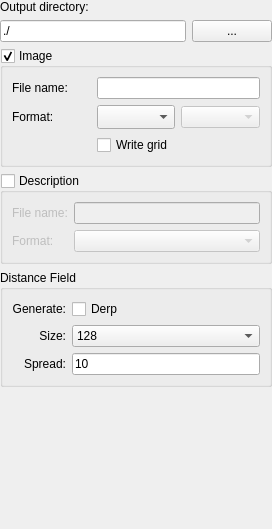
<?xml version="1.0" encoding="UTF-8"?>
<ui version="4.0">
 <class>OutputFrame</class>
 <widget class="QWidget" name="OutputFrame">
  <property name="geometry">
   <rect>
    <x>0</x>
    <y>0</y>
    <width>272</width>
    <height>529</height>
   </rect>
  </property>
  <property name="sizePolicy">
   <sizepolicy hsizetype="Minimum" vsizetype="Minimum">
    <horstretch>0</horstretch>
    <verstretch>0</verstretch>
   </sizepolicy>
  </property>
  <property name="windowTitle">
   <string>Frame</string>
  </property>
  <property name="locale">
   <locale language="English" country="UnitedStates"/>
  </property>
  <layout class="QGridLayout" name="gridLayout">
   <property name="sizeConstraint">
    <enum>QLayout::SetMinimumSize</enum>
   </property>
   <property name="leftMargin">
    <number>0</number>
   </property>
   <property name="topMargin">
    <number>0</number>
   </property>
   <property name="rightMargin">
    <number>0</number>
   </property>
   <property name="bottomMargin">
    <number>0</number>
   </property>
   <item row="2" column="0" colspan="2">
    <widget class="QGroupBox" name="groupBoxImage">
     <property name="title">
      <string>Image</string>
     </property>
     <property name="checkable">
      <bool>true</bool>
     </property>
     <layout class="QGridLayout" name="gridLayout_2">
      <item row="0" column="1" colspan="2">
       <widget class="QLineEdit" name="lineEditImageFilename"/>
      </item>
      <item row="0" column="0">
       <widget class="QLabel" name="label_2">
        <property name="text">
         <string>File name:</string>
        </property>
        <property name="buddy">
         <cstring>lineEditImageFilename</cstring>
        </property>
       </widget>
      </item>
      <item row="1" column="1">
       <widget class="QComboBox" name="comboBoxImageFormat">
        <property name="sizeAdjustPolicy">
         <enum>QComboBox::AdjustToMinimumContentsLengthWithIcon</enum>
        </property>
        <property name="frame">
         <bool>true</bool>
        </property>
       </widget>
      </item>
      <item row="1" column="0">
       <widget class="QLabel" name="label_3">
        <property name="text">
         <string>Format:</string>
        </property>
        <property name="buddy">
         <cstring>comboBoxImageFormat</cstring>
        </property>
       </widget>
      </item>
      <item row="1" column="2">
       <widget class="QComboBox" name="comboBoxImageChannels">
        <property name="enabled">
         <bool>false</bool>
        </property>
       </widget>
      </item>
      <item row="3" column="1">
       <widget class="QCheckBox" name="checkBoxDrawGrid">
        <property name="text">
         <string>Write grid</string>
        </property>
       </widget>
      </item>
      <item row="3" column="2">
       <widget class="ColorButton" name="widgetGridColor" native="true">
        <property name="enabled">
         <bool>false</bool>
        </property>
       </widget>
      </item>
     </layout>
    </widget>
   </item>
   <item row="3" column="0" colspan="2">
    <widget class="QGroupBox" name="groupBoxDescription">
     <property name="enabled">
      <bool>true</bool>
     </property>
     <property name="title">
      <string>Description</string>
     </property>
     <property name="checkable">
      <bool>true</bool>
     </property>
     <property name="checked">
      <bool>false</bool>
     </property>
     <layout class="QGridLayout" name="gridLayout_3">
      <item row="0" column="1">
       <widget class="QLineEdit" name="lineEditDescriptionFilename"/>
      </item>
      <item row="0" column="0">
       <widget class="QLabel" name="label_4">
        <property name="text">
         <string>File name:</string>
        </property>
       </widget>
      </item>
      <item row="1" column="0">
       <widget class="QLabel" name="label_5">
        <property name="text">
         <string>Format:</string>
        </property>
       </widget>
      </item>
      <item row="1" column="1">
       <widget class="QComboBox" name="comboBoxDescriptionType"/>
      </item>
     </layout>
    </widget>
   </item>
   <item row="5" column="0">
    <spacer name="verticalSpacer">
     <property name="orientation">
      <enum>Qt::Vertical</enum>
     </property>
     <property name="sizeHint" stdset="0">
      <size>
       <width>20</width>
       <height>40</height>
      </size>
     </property>
    </spacer>
   </item>
   <item row="1" column="0">
    <widget class="QLineEdit" name="lineEditPath">
     <property name="text">
      <string>./</string>
     </property>
     <property name="readOnly">
      <bool>true</bool>
     </property>
    </widget>
   </item>
   <item row="0" column="0">
    <widget class="QLabel" name="label">
     <property name="text">
      <string>Output directory:</string>
     </property>
     <property name="buddy">
      <cstring>lineEditPath</cstring>
     </property>
    </widget>
   </item>
   <item row="1" column="1">
    <widget class="QPushButton" name="pushButtonSelectPath">
     <property name="text">
      <string notr="true">...</string>
     </property>
    </widget>
   </item>
   <item row="4" column="0" colspan="2">
    <widget class="QGroupBox" name="groupBox">
     <property name="title">
      <string>Distance Field</string>
     </property>
     <layout class="QGridLayout" name="gridLayout_4">
      <item row="0" column="0">
       <widget class="QLabel" name="label_6">
        <property name="text">
         <string>Generate:</string>
        </property>
        <property name="alignment">
         <set>Qt::AlignRight|Qt::AlignTrailing|Qt::AlignVCenter</set>
        </property>
       </widget>
      </item>
      <item row="0" column="1">
       <widget class="QCheckBox" name="checkBoxDFGenerate">
        <property name="text">
         <string>Derp</string>
        </property>
       </widget>
      </item>
      <item row="1" column="0">
       <widget class="QLabel" name="label_7">
        <property name="text">
         <string>Size:</string>
        </property>
        <property name="alignment">
         <set>Qt::AlignRight|Qt::AlignTrailing|Qt::AlignVCenter</set>
        </property>
       </widget>
      </item>
      <item row="1" column="1">
       <widget class="QComboBox" name="comboBoxDFSize">
        <item>
         <property name="text">
          <string>128</string>
         </property>
        </item>
        <item>
         <property name="text">
          <string>256</string>
         </property>
        </item>
        <item>
         <property name="text">
          <string>512</string>
         </property>
        </item>
        <item>
         <property name="text">
          <string>1024</string>
         </property>
        </item>
        <item>
         <property name="text">
          <string>2048</string>
         </property>
        </item>
       </widget>
      </item>
      <item row="2" column="0">
       <widget class="QLabel" name="label_8">
        <property name="text">
         <string>Spread:</string>
        </property>
        <property name="alignment">
         <set>Qt::AlignRight|Qt::AlignTrailing|Qt::AlignVCenter</set>
        </property>
       </widget>
      </item>
      <item row="2" column="1">
       <widget class="QLineEdit" name="lineEditDFSpread">
        <property name="text">
         <string>10</string>
        </property>
       </widget>
      </item>
     </layout>
    </widget>
   </item>
  </layout>
 </widget>
 <customwidgets>
  <customwidget>
   <class>ColorButton</class>
   <extends>QWidget</extends>
   <header>colorbutton.h</header>
   <container>1</container>
  </customwidget>
 </customwidgets>
 <resources/>
 <connections/>
</ui>
